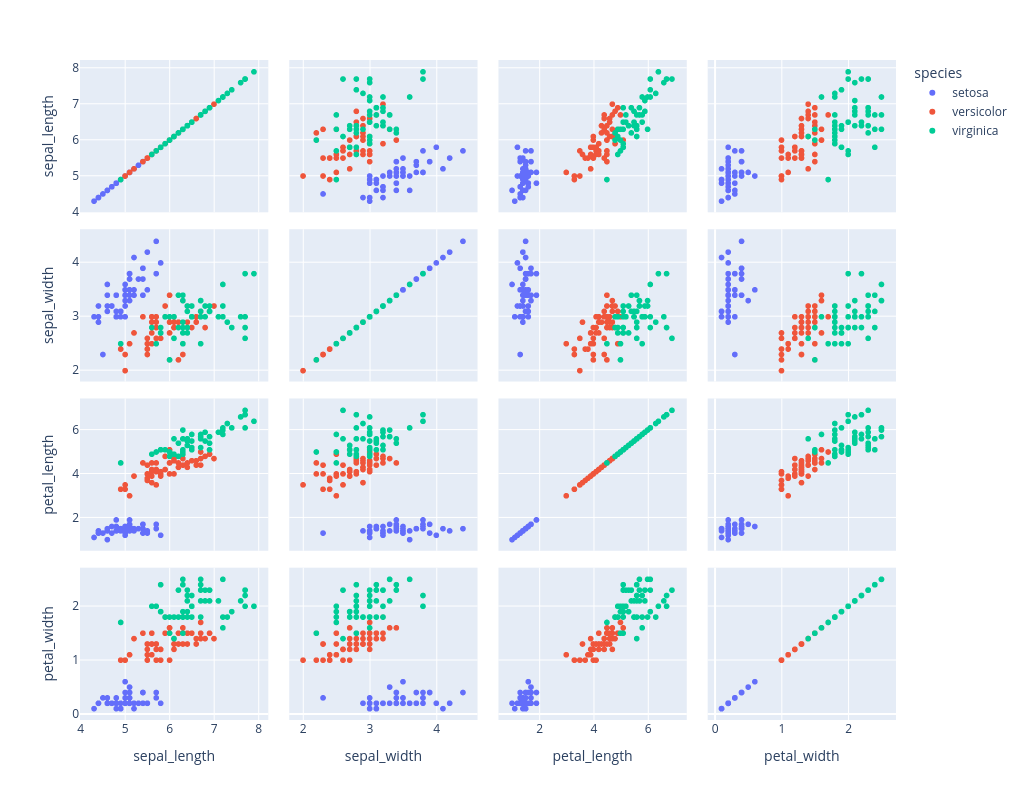

Write notebook code for a chart like this one.
### Code cell
import plotly.express as px
# Scatter matrix: every feature plotted against every other feature
# (px.scatter_matrix replaces ff.create_scatterplotmatrix, which newer plotly versions no longer provide)
fig = px.scatter_matrix(df, dimensions=['sepal_length', 'sepal_width', 'petal_length', 'petal_width'],
                        color='species', width=1024, height=800)
fig.show()

### Figure 1 — Plotly figure (JSON) as saved in the notebook; plotly's stock layout.template omitted (floating-point values rounded to 4 significant figures)
{"data": [{"dimensions": [{"axis": {"matches": true}, "label": "sepal_length", "values": [5.1, 4.9, 4.7, 4.6, 5.0, 5.4, 4.6, 5.0, 4.4, 4.9, 5.4, 4.8, 4.8, 4.3, 5.8, 5.7, 5.4, 5.1, 5.7, 5.1, 5.4, 5.1, 4.6, 5.1, 4.8, 5.0, 5.0, 5.2, 5.2, 4.7, 4.8, 5.4, 5.2, 5.5, 4.9, 5.0, 5.5, 4.9, 4.4, 5.1, 5.0, 4.5, 4.4, 5.0, 5.1, 4.8, 5.1, 4.6, 5.3, 5.0]}, {"axis": {"matches": true}, "label": "sepal_width", "values": [3.5, 3.0, 3.2, 3.1, 3.6, 3.9, 3.4, 3.4, 2.9, 3.1, 3.7, 3.4, 3.0, 3.0, 4.0, 4.4, 3.9, 3.5, 3.8, 3.8, 3.4, 3.7, 3.6, 3.3, 3.4, 3.0, 3.4, 3.5, 3.4, 3.2, 3.1, 3.4, 4.1, 4.2, 3.1, 3.2, 3.5, 3.1, 3.0, 3.4, 3.5, 2.3, 3.2, 3.5, 3.8, 3.0, 3.8, 3.2, 3.7, 3.3]}, {"axis": {"matches": true}, "label": "petal_length", "values": [1.4, 1.4, 1.3, 1.5, 1.4, 1.7, 1.4, 1.5, 1.4, 1.5, 1.5, 1.6, 1.4, 1.1, 1.2, 1.5, 1.3, 1.4, 1.7, 1.5, 1.7, 1.5, 1.0, 1.7, 1.9, 1.6, 1.6, 1.5, 1.4, 1.6, 1.6, 1.5, 1.5, 1.4, 1.5, 1.2, 1.3, 1.5, 1.3, 1.5, 1.3, 1.3, 1.3, 1.6, 1.9, 1.4, 1.6, 1.4, 1.5, 1.4]}, {"axis": {"matches": true}, "label": "petal_width", "values": [0.2, 0.2, 0.2, 0.2, 0.2, 0.4, 0.3, 0.2, 0.2, 0.1, 0.2, 0.2, 0.1, 0.1, 0.2, 0.4, 0.4, 0.3, 0.3, 0.3, 0.2, 0.4, 0.2, 0.5, 0.2, 0.2, 0.4, 0.2, 0.2, 0.2, 0.2, 0.4, 0.1, 0.2, 0.1, 0.2, 0.2, 0.1, 0.2, 0.2, 0.3, 0.3, 0.2, 0.6, 0.4, 0.3, 0.2, 0.2, 0.2, 0.2]}], "hovertemplate": "species=setosa<br>%{xaxis.title.text}=%{x}<br>%{yaxis.title.text}=%{y}<extra></extra>", "legendgroup": "setosa", "marker": {"color": "#636efa", "symbol": "circle"}, "name": "setosa", "showlegend": true, "type": "splom"}, {"dimensions": [{"axis": {"matches": true}, "label": "sepal_length", "values": [7.0, 6.4, 6.9, 5.5, 6.5, 5.7, 6.3, 4.9, 6.6, 5.2, 5.0, 5.9, 6.0, 6.1, 5.6, 6.7, 5.6, 5.8, 6.2, 5.6, 5.9, 6.1, 6.3, 6.1, 6.4, 6.6, 6.8, 6.7, 6.0, 5.7, 5.5, 5.5, 5.8, 6.0, 5.4, 6.0, 6.7, 6.3, 5.6, 5.5, 5.5, 6.1, 5.8, 5.0, 5.6, 5.7, 5.7, 6.2, 5.1, 5.7]}, {"axis": {"matches": true}, "label": "sepal_width", "values": [3.2, 3.2, 3.1, 2.3, 2.8, 2.8, 3.3, 2.4, 2.9, 2.7, 2.0, 3.0, 2.2, 2.9, 2.9, 3.1, 3.0, 2.7, 2.2, 2.5, 3.2, 2.8, 2.5, 2.8, 2.9, 3.0, 2.8, 3.0, 2.9, 2.6, 2.4, 2.4, 2.7, 2.7, 3.0, 3.4, 3.1, 2.3, 3.0, 2.5, 2.6, 3.0, 2.6, 2.3, 2.7, 3.0, 2.9, 2.9, 2.5, 2.8]}, {"axis": {"matches": true}, "label": "petal_length", "values": [4.7, 4.5, 4.9, 4.0, 4.6, 4.5, 4.7, 3.3, 4.6, 3.9, 3.5, 4.2, 4.0, 4.7, 3.6, 4.4, 4.5, 4.1, 4.5, 3.9, 4.8, 4.0, 4.9, 4.7, 4.3, 4.4, 4.8, 5.0, 4.5, 3.5, 3.8, 3.7, 3.9, 5.1, 4.5, 4.5, 4.7, 4.4, 4.1, 4.0, 4.4, 4.6, 4.0, 3.3, 4.2, 4.2, 4.2, 4.3, 3.0, 4.1]}, {"axis": {"matches": true}, "label": "petal_width", "values": [1.4, 1.5, 1.5, 1.3, 1.5, 1.3, 1.6, 1.0, 1.3, 1.4, 1.0, 1.5, 1.0, 1.4, 1.3, 1.4, 1.5, 1.0, 1.5, 1.1, 1.8, 1.3, 1.5, 1.2, 1.3, 1.4, 1.4, 1.7, 1.5, 1.0, 1.1, 1.0, 1.2, 1.6, 1.5, 1.6, 1.5, 1.3, 1.3, 1.3, 1.2, 1.4, 1.2, 1.0, 1.3, 1.2, 1.3, 1.3, 1.1, 1.3]}], "hovertemplate": "species=versicolor<br>%{xaxis.title.text}=%{x}<br>%{yaxis.title.text}=%{y}<extra></extra>", "legendgroup": "versicolor", "marker": {"color": "#EF553B", "symbol": "circle"}, "name": "versicolor", "showlegend": true, "type": "splom"}, {"dimensions": [{"axis": {"matches": true}, "label": "sepal_length", "values": [6.3, 5.8, 7.1, 6.3, 6.5, 7.6, 4.9, 7.3, 6.7, 7.2, 6.5, 6.4, 6.8, 5.7, 5.8, 6.4, 6.5, 7.7, 7.7, 6.0, 6.9, 5.6, 7.7, 6.3, 6.7, 7.2, 6.2, 6.1, 6.4, 7.2, 7.4, 7.9, 6.4, 6.3, 6.1, 7.7, 6.3, 6.4, 6.0, 6.9, 6.7, 6.9, 5.8, 6.8, 6.7, 6.7, 6.3, 6.5, 6.2, 5.9]}, {"axis": {"matches": true}, "label": "sepal_width", "values": [3.3, 2.7, 3.0, 2.9, 3.0, 3.0, 2.5, 2.9, 2.5, 3.6, 3.2, 2.7, 3.0, 2.5, 2.8, 3.2, 3.0, 3.8, 2.6, 2.2, 3.2, 2.8, 2.8, 2.7, 3.3, 3.2, 2.8, 3.0, 2.8, 3.0, 2.8, 3.8, 2.8, 2.8, 2.6, 3.0, 3.4, 3.1, 3.0, 3.1, 3.1, 3.1, 2.7, 3.2, 3.3, 3.0, 2.5, 3.0, 3.4, 3.0]}, {"axis": {"matches": true}, "label": "petal_length", "values": [6.0, 5.1, 5.9, 5.6, 5.8, 6.6, 4.5, 6.3, 5.8, 6.1, 5.1, 5.3, 5.5, 5.0, 5.1, 5.3, 5.5, 6.7, 6.9, 5.0, 5.7, 4.9, 6.7, 4.9, 5.7, 6.0, 4.8, 4.9, 5.6, 5.8, 6.1, 6.4, 5.6, 5.1, 5.6, 6.1, 5.6, 5.5, 4.8, 5.4, 5.6, 5.1, 5.1, 5.9, 5.7, 5.2, 5.0, 5.2, 5.4, 5.1]}, {"axis": {"matches": true}, "label": "petal_width", "values": [2.5, 1.9, 2.1, 1.8, 2.2, 2.1, 1.7, 1.8, 1.8, 2.5, 2.0, 1.9, 2.1, 2.0, 2.4, 2.3, 1.8, 2.2, 2.3, 1.5, 2.3, 2.0, 2.0, 1.8, 2.1, 1.8, 1.8, 1.8, 2.1, 1.6, 1.9, 2.0, 2.2, 1.5, 1.4, 2.3, 2.4, 1.8, 1.8, 2.1, 2.4, 2.3, 1.9, 2.3, 2.5, 2.3, 1.9, 2.0, 2.3, 1.8]}], "hovertemplate": "species=virginica<br>%{xaxis.title.text}=%{x}<br>%{yaxis.title.text}=%{y}<extra></extra>", "legendgroup": "virginica", "marker": {"color": "#00cc96", "symbol": "circle"}, "name": "virginica", "showlegend": true, "type": "splom"}], "layout": {"dragmode": "select", "height": 800, "legend": {"title": {"text": "species"}, "tracegroupgap": 0}, "margin": {"t": 60}, "width": 1024}}
